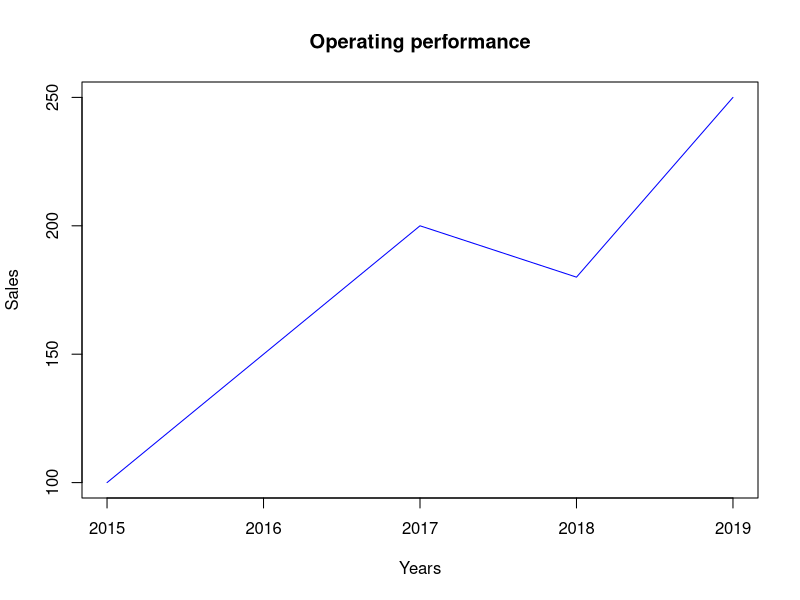

The R script that drew this image:
# LINECHART
# Create dataframe (instead of importing from Excel)
data <- data.frame(
  Years = c(2015, 2016, 2017, 2018, 2019),
  Sales = c(100, 150, 200, 180, 250),
  Profit = c(20, 30, 50, 40, 60),
  Expenses = c(80, 120, 150, 140, 190),
  Customers = c(200, 240, 300, 280, 350)
)

x <- data$Years
y <- data$Sales

# Create a line chart
plot(x, y, 
     type = "l", 
     main = "Operating performance", 
     xlab = "Years", 
     ylab = "Sales", 
     col = "blue")
